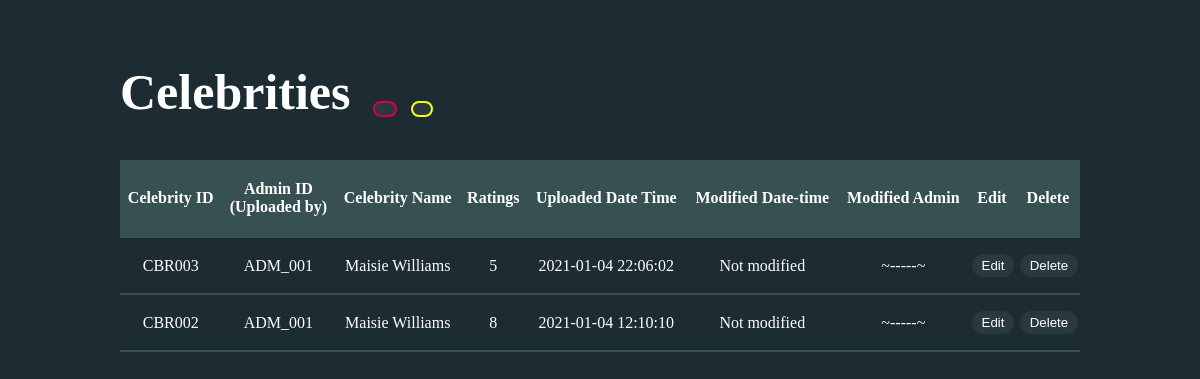
The app's page /celebrity.php (signed in) with its own data.
### tables this page shows
CREATE TABLE `celebrities` (
  `cbr_id` varchar(7) NOT NULL,
  `admin_id` varchar(7) NOT NULL,
  `c_name` varchar(100) NOT NULL,
  `c_age` int(2) NOT NULL,
  `birthday` varchar(20) NOT NULL,
  `c_descrip` varchar(5000) NOT NULL,
  `years` int(3) NOT NULL,
  `ratings` int(2) NOT NULL,
  `number_of_films` int(5) NOT NULL,
  `number_of_tvseries` int(5) NOT NULL,
  `main_img` varchar(200) NOT NULL,
  `im_1` varchar(200) NOT NULL,
  `im_2` varchar(200) NOT NULL,
  `im_3` varchar(200) NOT NULL,
  `im_4` varchar(200) NOT NULL,
  `u_date_time` datetime NOT NULL,
  `l_u_date_time` varchar(25) NOT NULL,
  `l_u_admin` varchar(7) NOT NULL,
  `is_deleted` tinyint(1) NOT NULL
);

### celebrity.php (the view, shortened to what this page needs)
<?php
	$celebrities_list = '';
	if(isset($_GET['search'])){
		$search = mysqli_real_escape_string($connection, $_GET['search']);
		$query = "SELECT * FROM celebrities WHERE (cbr_id LIKE '%{$search}%' OR admin_id LIKE '%{$search}%' OR c_name LIKE '%{$search}%') AND  is_deleted = 0 ORDER BY cbr_id DESC";
	}else{
		$query = "SELECT * FROM celebrities WHERE is_deleted = 0 ORDER BY cbr_id DESC";
	}
	$celebrities = mysqli_query($connection, $query);
	if($celebrities){
		if(mysqli_num_rows($celebrities) > 0){
			while ($celebrity = mysqli_fetch_assoc($celebrities)) {
				if($celebrity['l_u_date_time'] == ''){$celebrity['l_u_date_time'] = "Not modified";}
				if($celebrity['l_u_admin'] == ''){$celebrity['l_u_admin'] = "~-----~";}
				$celebrities_list.="<tr>";
				$celebrities_list.="<td>{$celebrity['cbr_id']}</td>";
				$celebrities_list.="<td>{$celebrity['admin_id']}</td>";
				$celebrities_list.="<td>{$celebrity['c_name']}</td>";
				$celebrities_list.="<td>{$celebrity['ratings']}</td>";
				$celebrities_list.="<td>{$celebrity['u_date_time']}</td>";
				$celebrities_list.="<td>{$celebrity['l_u_date_time']}</td>";
				$celebrities_list.="<td>{$celebrity['l_u_admin']}</td>";
				$celebrities_list.="<td><a href=\"modify-celebrity.php?cbr_id={$celebrity['cbr_id']}\"> <button class=\"edt\">Edit</button> </a></td>";
				$celebrities_list.="<td><a href=\"delete-celebrity.php?cbr_id={$celebrity['cbr_id']}\"
									onclick=\"return confirm('Are you sure you want to delete this record?');\"> <button class=\"del\">Delete</button> </a></td>";
				$celebrities_list.="</tr>";
			}
		}else{
		}
	}else{
		echo "Database query failed";
	}
?>
<!DOCTYPE html>
<html>
<head>
    <link rel="stylesheet" type="text/css" href="css/add-movie-tvseries.css">
</head>
<body>
    <div class="Wrapper">
        <main>
            <h1>Celebrities
                <span>
                    <a href="add-celebrity.php"><button class="addn"><i class="fas fa-plus"></i></button></a>
                    <a href="celebrity.php"><button class="refr"><i class="fas fa-redo-alt"></i></button></a>
                </span>
            </h1>
            <div class="Search">
                <form action="celebrity.php" method="get">
                    <p>
                    </p>
                </form>
            </div>
            <table class="Movie-list">
                <tr>
                    <th>Celebrity ID</th>
                    <th>Admin ID<br>(Uploaded by)</th>
                    <th>Celebrity Name</th>
                    <th>Ratings</th>
                    <th>Uploaded Date Time</th>
                    <th>Modified Date-time</th>
                    <th>Modified Admin</th>
                    <th>Edit</th>
                    <th>Delete</th>
                </tr>
                <?php echo $celebrities_list; ?>
            </table>
        </main>
    </div>
</body>
</html>

### css/add-movie-tvseries.css (style rules this page uses)
* { margin: 0; padding: 0; }
body { font-family: cursive; background-color: #1d2b32; color: #fff; }
main { width: 80%; margin: 30px auto; }
main h1 { font-size: 50px; width: 100%; padding-left: 0%; padding-right: 4%; padding-bottom: 30px; overflow: hidden; float: left; position: sticky; top: 63px; background-color: #1d2b32; }
main h1 span { font-size: 20px; }
main h1 button.addn, main h1 button.refr { border: none; border-radius: 25px; font-weight: bold; font-family: cursive; margin-left: 1%; font-size: 15px; overflow: hidden; color: #fff; background-color: #293940; border: 2px solid #dd003f; transition: .4s; }
main h1 button.addn { padding: 6px 10px; border: 2px solid #dd003f; }
main h1 button.refr { padding: 6px 9px; border: 2px solid yellow; }
table.Movie-list { clear: both; width: 100%; border-collapse: collapse; }
table.Movie-list th, table.Movie-list td { padding: 16px 0%; border-bottom: 2px solid #375051; text-align: center; }
table.Movie-list th { background-color: #375051; position: sticky; top: 150px; padding: 20px 5px; }
table.Movie-list td a button { border: none; padding: 4px 10px; border-radius: 20px; margin-left: 2px; color: #fff; background-color: #293940; transition: .4s; }

### records on screen
celebrities: cbr_id "CBR003", admin "ADM_001", c_name "Maisie Williams", ratings "5", u_date_time "2021-01-04 22:06:02", l_u_date_time "Not modified", l_u_admin "~-----~"
celebrities: cbr_id "CBR002", admin "ADM_001", c_name "Maisie Williams", ratings "8", u_date_time "2021-01-04 12:10:10", l_u_date_time "Not modified", l_u_admin "~-----~"
